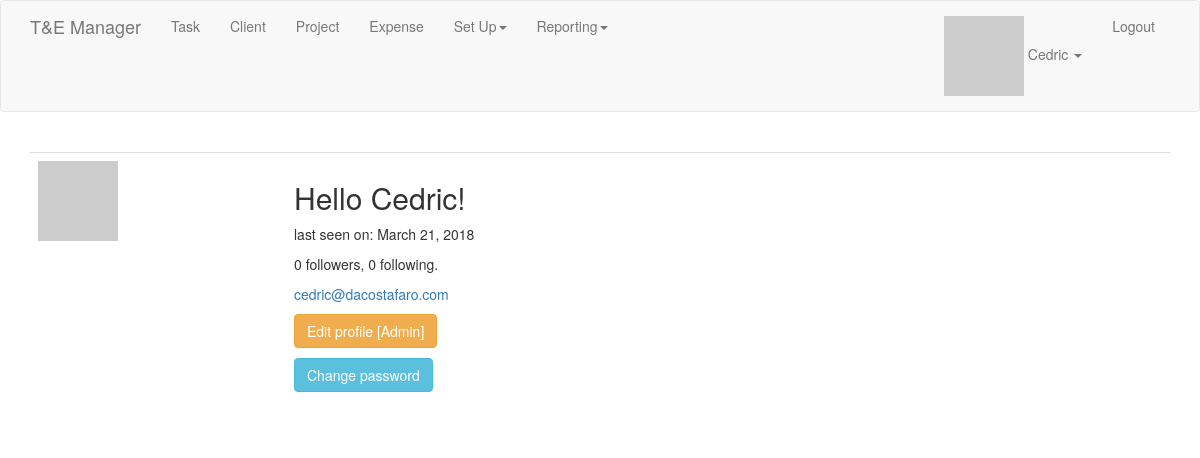
Page /user/Cedric (signed in) on the committed database.
### app/models.py (models this page shows, shortened)
class User(UserMixin, db.Model):
    id = db.Column(db.Integer, primary_key=True)
    username = db.Column(db.String(64), index=True, unique=True)
    email = db.Column(db.String(120), index=True, unique=True)
    password_hash = db.Column(db.String(128))
    tasks = db.relationship('Task', backref='user_task', lazy='dynamic')
    about_me = db.Column(db.String(140))
    last_seen = db.Column(db.DateTime, default=datetime.utcnow)
    followed = db.relationship(
        'User', secondary=followers,
        primaryjoin=(followers.c.follower_id == id),
        secondaryjoin=(followers.c.followed_id == id),
        backref=db.backref('followers', lazy='dynamic'), lazy='dynamic')
    clients = db.relationship('Client', backref='user_client', lazy='dynamic')
    projects = db.relationship('Project', backref='user_project', lazy='dynamic')
    role_id = db.Column(db.Integer, db.ForeignKey('role.id'))
    def avatar(self, size):
        digest = md5(self.email.lower().encode('utf-8')).hexdigest()
        return 'https://www.gravatar.com/avatar/{}?d=identicon&s={}'.format(digest, size)
    def can(self, permissions):
        return self.role is not None and (self.role.permissions & permissions) == permissions
    def is_administrator(self):
        return self.can(Permission.ADMIN)

### app/main/routes.py (the view)
@bp.route('/user/<username>')
@login_required
def user(username):
    user = User.query.filter_by(username=username).first_or_404()
    page = request.args.get('page', 1, type=int)
    tasks = user.tasks.order_by(Task.date.desc()).paginate(page, current_app.config['TASKS_PER_PAGE'], False)
    next_url = url_for('main.user', username=user.username, page=tasks.next_num) if tasks.has_next else None
    prev_url = url_for('main.user', username=user.username, page=tasks.prev_num) if tasks.has_prev else None
    return render_template('users/user.html', user=user, tasks=tasks.items, next_url=next_url, prev_url=prev_url)

### app/main/__init__.py (called while the page is built)
@bp.app_context_processor
def inject_permissions():
    return dict(Permission=Permission)

### app/main/routes.py (called while the page is built)
@bp.before_app_request
def before_request():
    if current_user.is_authenticated:
        current_user.last_seen = datetime.utcnow()
        db.session.commit()

### app/models.py (called while the page is built)
@login.user_loader
def load_user(id):
    return User.query.get(int(id))

### app/templates/users/user.html
{% extends "base.html" %}
{% import "_macros.html" as macros %}
{% block app_content %}
    <table class="table table-hover">
        {% include 'users/_user.html' %}
    </table>
{% endblock %}

### app/templates/base.html (shortened to what this page needs)
{% extends 'bootstrap/base.html' %}
{% block navbar %}
    <nav class="navbar navbar-default">
        <div class="container">
            <div class="navbar-header">
                {% if current_user.is_authenticated %}
                <a class="navbar-brand" href="{{ url_for('main.index') }}">T&E Manager</a>
                {% else %}
                <a class="navbar-brand" href="{{ url_for('auth.login') }}">T&E Manager</a>
                {% endif %}
            </div>
            <div class="collapse navbar-collapse" id="bs-example-navbar-collapse-1">
                <ul class="nav navbar-nav">
                    {% if current_user.is_authenticated %}
                    <li><a href="{{ url_for('tasks.add_task') }}">Task</a></li>
                    <li><a href="{{ url_for('clients.add_client') }}">Client</a></li>
                    <li><a href="{{ url_for('projects.add_project') }}">Project</a></li>
                    <li><a href="#">Expense</a></li>
                    <li class="dropdown"><a href="#" class="dropdown-toggle" data-toggle="dropdown">Set Up<b class="caret"></b></a>
                    <li class="dropdown"><a href="#" class="dropdown-toggle" data-toggle="dropdown">Reporting<b class="caret"></b></a>
                    </li>
                    {% endif %}
                </ul>
                <ul class="nav navbar-nav navbar-right">
                    {% if current_user.is_anonymous %}
                    <li><a href="{{ url_for('auth.register') }}">Register</a></li>
                    <li><a href="{{ url_for('auth.login') }}">Login</a></li>
                    {% else %}
                    <li class="dropdown"><a href="#" class="dropdown-toggle" data-toggle="dropdown"><img src="{{ current_user.avatar(size=18) }}"> {{ current_user.username }} <b class="caret"></b></a>
                    </li>
                    <li><a href="{{ url_for('auth.logout') }}">Logout</a></li>
                    {% endif %}
                </ul>
            </div>
        </div>
    </nav>
{% endblock %}
{% block content %}
    <div class="container">
        {% block app_content %}{% endblock %}
    </div>
{% endblock %}
{% block scripts %}
    <link rel="stylesheet" type="text/css" href="{{ url_for('static', filename='bootstrap-datetimepicker.min.css') }}" />
{% endblock %}

### app/templates/users/_user.html (shortened to what this page needs)
<table class="table table-hover">
    <tr>
        <td width="256px"><img src="{{ user.avatar(256) }}"></td>
        <td>
            <h2>Hello {{ user.username }}!</h2>
            {% if user.last_seen %}<p>last seen on: {{ moment(user.last_seen).format('LL') }}</p>{% endif %}
            <p>{{ user.followers.count() }} followers, {{ user.followed.count() }} following.</p>
            {% if current_user.is_administrator() %}
                <p><a href="mailto:{{ user.email }}">{{ user.email }}</a></p>
                <p><a class="btn btn-warning" href="{{ url_for('main.edit_profile_admin', id=user.id) }}">Edit profile [Admin]</a></p>
                <p><a class="btn btn-info" href="{{ url_for('auth.change_password') }}">Change password</a></p>
            {% elif user == current_user %}
                <p><a href="mailto:{{ user.email }}">{{ user.email }}</a></p>
                <p><a class="btn btn-default" href="{{ url_for('main.edit_profile') }}">Edit profile</a></p>
                <p><a class="btn btn-info" href="{{ url_for('auth.change_password') }}">Change password</a></p>
            {% elif not current_user.is_following(user) %}
                <p><a href="{{ url_for('main.follow', username=user.username) }}">Follow</a></p>
            {% else %}
                <p><a href="{{ url_for('main.unfollow', username=user.username) }}">Unfollow</a></p>
            {% endif %}
        </td>
    </tr>
</table>

### rows in the picture
User: username "Cedric", last_seen "March 21, 2018", email "cedric@dacostafaro.com"

### other values in the picture
{{ user.followers.count() }} "0"
{{ user.followed.count() }} "0"
